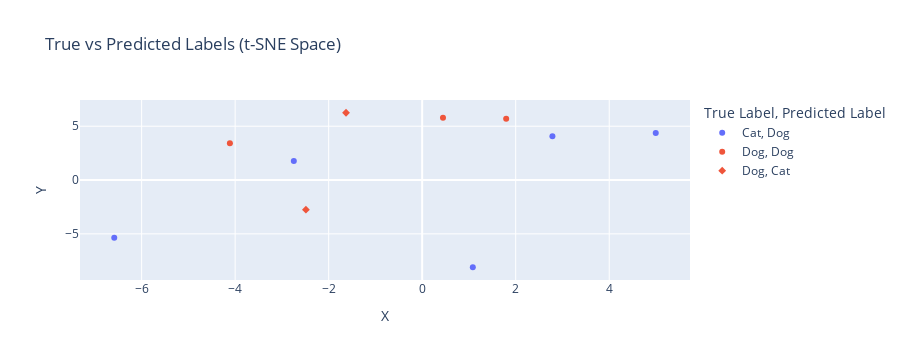

The cell this chart's notebook holds for it:
### Code cell
def plot_samples(tsne_data, y_true, y_pred, sample_count=10):
    sample_indices = np.random.choice(range(len(tsne_data)), sample_count, replace=False)
    tsne_samples = tsne_data[sample_indices]
    y_true_samples = y_true[sample_indices]
    y_pred_samples = y_pred[sample_indices]

    df_tsne_samples = pd.DataFrame()
    df_tsne_samples['X'] = tsne_samples[:, 0]
    df_tsne_samples['Y'] = tsne_samples[:, 1]
    df_tsne_samples['True Label'] = y_true_samples
    df_tsne_samples['Predicted Label'] = y_pred_samples
    df_tsne_samples['True Label'] = df_tsne_samples['True Label'].map({0: 'Cat', 1: 'Dog'})
    df_tsne_samples['Predicted Label'] = df_tsne_samples['Predicted Label'].map({0: 'Cat', 1: 'Dog'})

    fig = px.scatter(df_tsne_samples, x='X', y='Y', color='True Label', symbol='Predicted Label', title="True vs Predicted Labels (t-SNE Space)")
    fig.show()

# Apply t-SNE to the validation data
val_tsne = TSNE(n_components=2, perplexity=perplexity, random_state=42)
val_images_tsne = val_tsne.fit_transform(X_val)

# Plot true vs predicted labels for the validation set
plot_samples(val_images_tsne, y_val, y_val_pred)

### Figure 1 — Plotly figure (JSON) as saved in the notebook; plotly's stock layout.template omitted (floating-point values rounded to 4 significant figures)
{"data": [{"hovertemplate": "True Label=Cat<br>Predicted Label=Dog<br>X=%{x}<br>Y=%{y}<extra></extra>", "legendgroup": "Cat, Dog", "marker": {"color": "#636efa", "symbol": "circle"}, "mode": "markers", "name": "Cat, Dog", "orientation": "v", "showlegend": true, "type": "scatter", "x": [-2.745, -6.586, 1.083, 2.785, 4.995], "xaxis": "x", "y": [1.775, -5.367, -8.103, 4.077, 4.379], "yaxis": "y"}, {"hovertemplate": "True Label=Dog<br>Predicted Label=Dog<br>X=%{x}<br>Y=%{y}<extra></extra>", "legendgroup": "Dog, Dog", "marker": {"color": "#EF553B", "symbol": "circle"}, "mode": "markers", "name": "Dog, Dog", "orientation": "v", "showlegend": true, "type": "scatter", "x": [1.796, -4.112, 0.4448], "xaxis": "x", "y": [5.703, 3.413, 5.778], "yaxis": "y"}, {"hovertemplate": "True Label=Dog<br>Predicted Label=Cat<br>X=%{x}<br>Y=%{y}<extra></extra>", "legendgroup": "Dog, Cat", "marker": {"color": "#EF553B", "symbol": "diamond"}, "mode": "markers", "name": "Dog, Cat", "orientation": "v", "showlegend": true, "type": "scatter", "x": [-2.487, -1.629], "xaxis": "x", "y": [-2.755, 6.252], "yaxis": "y"}], "layout": {"autosize": true, "height": 360, "legend": {"title": {"text": "True Label, Predicted Label"}, "tracegroupgap": 0}, "title": {"text": "True vs Predicted Labels (t-SNE Space)"}, "xaxis": {"anchor": "y", "autorange": true, "domain": [0, 1], "range": [-7.364, 5.774], "title": {"text": "X"}, "type": "linear"}, "yaxis": {"anchor": "x", "autorange": true, "domain": [0, 1], "range": [-9.288, 7.436], "title": {"text": "Y"}, "type": "linear"}}}
